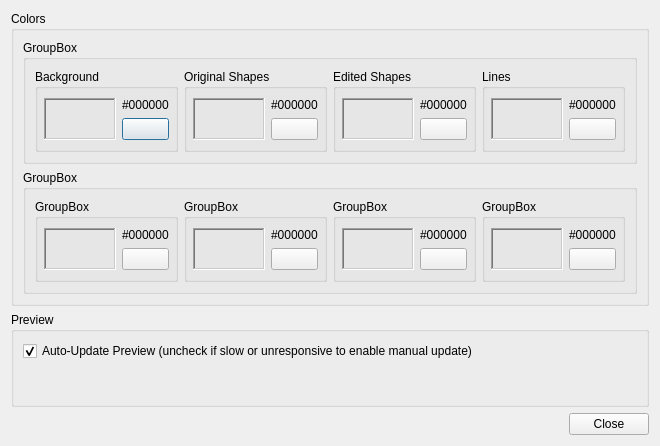
<?xml version="1.0" encoding="UTF-8"?>
<ui version="4.0">
 <class>settingsDialog</class>
 <widget class="QDialog" name="settingsDialog">
  <property name="geometry">
   <rect>
    <x>0</x>
    <y>0</y>
    <width>660</width>
    <height>446</height>
   </rect>
  </property>
  <property name="windowTitle">
   <string>Dialog</string>
  </property>
  <layout class="QVBoxLayout" name="verticalLayout_2">
   <item>
    <widget class="QGroupBox" name="colorsGroupBox">
     <property name="sizePolicy">
      <sizepolicy hsizetype="Expanding" vsizetype="Preferred">
       <horstretch>0</horstretch>
       <verstretch>0</verstretch>
      </sizepolicy>
     </property>
     <property name="minimumSize">
      <size>
       <width>400</width>
       <height>0</height>
      </size>
     </property>
     <property name="title">
      <string>Colors</string>
     </property>
     <layout class="QVBoxLayout" name="verticalLayout">
      <item>
       <widget class="QGroupBox" name="previewColorsGroupBox">
        <property name="sizePolicy">
         <sizepolicy hsizetype="Expanding" vsizetype="Preferred">
          <horstretch>0</horstretch>
          <verstretch>0</verstretch>
         </sizepolicy>
        </property>
        <property name="title">
         <string>GroupBox</string>
        </property>
        <layout class="QHBoxLayout" name="horizontalLayout_10">
         <item>
          <widget class="QGroupBox" name="groupBox_5">
           <property name="minimumSize">
            <size>
             <width>112</width>
             <height>0</height>
            </size>
           </property>
           <property name="title">
            <string>Background</string>
           </property>
           <layout class="QHBoxLayout" name="horizontalLayout_6">
            <property name="leftMargin">
             <number>6</number>
            </property>
            <property name="rightMargin">
             <number>6</number>
            </property>
            <item>
             <widget class="QFrame" name="backgroundColorFrame">
              <property name="sizePolicy">
               <sizepolicy hsizetype="Expanding" vsizetype="Preferred">
                <horstretch>0</horstretch>
                <verstretch>0</verstretch>
               </sizepolicy>
              </property>
              <property name="frameShape">
               <enum>QFrame::WinPanel</enum>
              </property>
              <property name="frameShadow">
               <enum>QFrame::Sunken</enum>
              </property>
             </widget>
            </item>
            <item>
             <layout class="QVBoxLayout" name="verticalLayout_3">
              <item>
               <widget class="QLabel" name="backgroundColorLabel">
                <property name="text">
                 <string>#000000</string>
                </property>
               </widget>
              </item>
              <item>
               <widget class="QPushButton" name="backgroundColorChooser">
                <property name="minimumSize">
                 <size>
                  <width>32</width>
                  <height>0</height>
                 </size>
                </property>
                <property name="icon">
                 <iconset resource="resources.qrc">
                  <normaloff>:/res/color_pick</normaloff>:/res/color_pick</iconset>
                </property>
               </widget>
              </item>
             </layout>
            </item>
           </layout>
          </widget>
         </item>
         <item>
          <widget class="QGroupBox" name="groupBox_6">
           <property name="minimumSize">
            <size>
             <width>112</width>
             <height>0</height>
            </size>
           </property>
           <property name="title">
            <string>Original Shapes</string>
           </property>
           <layout class="QHBoxLayout" name="horizontalLayout_7">
            <property name="leftMargin">
             <number>6</number>
            </property>
            <property name="rightMargin">
             <number>6</number>
            </property>
            <item>
             <widget class="QFrame" name="flashColorFrame">
              <property name="sizePolicy">
               <sizepolicy hsizetype="Expanding" vsizetype="Preferred">
                <horstretch>0</horstretch>
                <verstretch>0</verstretch>
               </sizepolicy>
              </property>
              <property name="frameShape">
               <enum>QFrame::WinPanel</enum>
              </property>
              <property name="frameShadow">
               <enum>QFrame::Sunken</enum>
              </property>
             </widget>
            </item>
            <item>
             <layout class="QVBoxLayout" name="verticalLayout_4">
              <item>
               <widget class="QLabel" name="flashColorLabel">
                <property name="text">
                 <string>#000000</string>
                </property>
               </widget>
              </item>
              <item>
               <widget class="QPushButton" name="flashColorChooser">
                <property name="icon">
                 <iconset resource="resources.qrc">
                  <normaloff>:/res/color_pick</normaloff>:/res/color_pick</iconset>
                </property>
               </widget>
              </item>
             </layout>
            </item>
           </layout>
          </widget>
         </item>
         <item>
          <widget class="QGroupBox" name="groupBox_7">
           <property name="minimumSize">
            <size>
             <width>112</width>
             <height>0</height>
            </size>
           </property>
           <property name="title">
            <string>Edited Shapes</string>
           </property>
           <layout class="QHBoxLayout" name="horizontalLayout_8">
            <property name="leftMargin">
             <number>6</number>
            </property>
            <property name="rightMargin">
             <number>6</number>
            </property>
            <item>
             <widget class="QFrame" name="adjustmentColorFrame">
              <property name="sizePolicy">
               <sizepolicy hsizetype="Expanding" vsizetype="Preferred">
                <horstretch>0</horstretch>
                <verstretch>0</verstretch>
               </sizepolicy>
              </property>
              <property name="frameShape">
               <enum>QFrame::WinPanel</enum>
              </property>
              <property name="frameShadow">
               <enum>QFrame::Sunken</enum>
              </property>
             </widget>
            </item>
            <item>
             <layout class="QVBoxLayout" name="verticalLayout_5">
              <item>
               <widget class="QLabel" name="adjustmentColorLabel">
                <property name="text">
                 <string>#000000</string>
                </property>
               </widget>
              </item>
              <item>
               <widget class="QPushButton" name="adjustmentColorChooser">
                <property name="icon">
                 <iconset resource="resources.qrc">
                  <normaloff>:/res/color_pick</normaloff>:/res/color_pick</iconset>
                </property>
               </widget>
              </item>
             </layout>
            </item>
           </layout>
          </widget>
         </item>
         <item>
          <widget class="QGroupBox" name="groupBox_8">
           <property name="minimumSize">
            <size>
             <width>112</width>
             <height>0</height>
            </size>
           </property>
           <property name="title">
            <string>Lines</string>
           </property>
           <layout class="QHBoxLayout" name="horizontalLayout_9">
            <property name="leftMargin">
             <number>6</number>
            </property>
            <property name="rightMargin">
             <number>6</number>
            </property>
            <item>
             <widget class="QFrame" name="lineColorFrame">
              <property name="sizePolicy">
               <sizepolicy hsizetype="Expanding" vsizetype="Preferred">
                <horstretch>0</horstretch>
                <verstretch>0</verstretch>
               </sizepolicy>
              </property>
              <property name="frameShape">
               <enum>QFrame::WinPanel</enum>
              </property>
              <property name="frameShadow">
               <enum>QFrame::Sunken</enum>
              </property>
             </widget>
            </item>
            <item>
             <layout class="QVBoxLayout" name="verticalLayout_6">
              <item>
               <widget class="QLabel" name="lineColorLabel">
                <property name="text">
                 <string>#000000</string>
                </property>
               </widget>
              </item>
              <item>
               <widget class="QPushButton" name="lineColorChooser">
                <property name="icon">
                 <iconset resource="resources.qrc">
                  <normaloff>:/res/color_pick</normaloff>:/res/color_pick</iconset>
                </property>
               </widget>
              </item>
             </layout>
            </item>
           </layout>
          </widget>
         </item>
        </layout>
       </widget>
      </item>
      <item>
       <widget class="QGroupBox" name="uiColorsGroupBox">
        <property name="sizePolicy">
         <sizepolicy hsizetype="Expanding" vsizetype="Preferred">
          <horstretch>0</horstretch>
          <verstretch>0</verstretch>
         </sizepolicy>
        </property>
        <property name="title">
         <string>GroupBox</string>
        </property>
        <layout class="QHBoxLayout" name="horizontalLayout">
         <item>
          <widget class="QGroupBox" name="groupBox">
           <property name="minimumSize">
            <size>
             <width>112</width>
             <height>0</height>
            </size>
           </property>
           <property name="title">
            <string>GroupBox</string>
           </property>
           <layout class="QHBoxLayout" name="horizontalLayout_2">
            <property name="leftMargin">
             <number>6</number>
            </property>
            <property name="rightMargin">
             <number>6</number>
            </property>
            <item>
             <widget class="QFrame" name="frame">
              <property name="sizePolicy">
               <sizepolicy hsizetype="Expanding" vsizetype="Preferred">
                <horstretch>0</horstretch>
                <verstretch>0</verstretch>
               </sizepolicy>
              </property>
              <property name="frameShape">
               <enum>QFrame::WinPanel</enum>
              </property>
              <property name="frameShadow">
               <enum>QFrame::Sunken</enum>
              </property>
             </widget>
            </item>
            <item>
             <layout class="QVBoxLayout" name="verticalLayout_7">
              <item>
               <widget class="QLabel" name="label_5">
                <property name="text">
                 <string>#000000</string>
                </property>
               </widget>
              </item>
              <item>
               <widget class="QPushButton" name="pushButton">
                <property name="icon">
                 <iconset resource="resources.qrc">
                  <normaloff>:/res/color_pick</normaloff>:/res/color_pick</iconset>
                </property>
               </widget>
              </item>
             </layout>
            </item>
           </layout>
          </widget>
         </item>
         <item>
          <widget class="QGroupBox" name="groupBox_4">
           <property name="minimumSize">
            <size>
             <width>112</width>
             <height>0</height>
            </size>
           </property>
           <property name="title">
            <string>GroupBox</string>
           </property>
           <layout class="QHBoxLayout" name="horizontalLayout_5">
            <property name="leftMargin">
             <number>6</number>
            </property>
            <property name="rightMargin">
             <number>6</number>
            </property>
            <item>
             <widget class="QFrame" name="frame_4">
              <property name="sizePolicy">
               <sizepolicy hsizetype="Expanding" vsizetype="Preferred">
                <horstretch>0</horstretch>
                <verstretch>0</verstretch>
               </sizepolicy>
              </property>
              <property name="frameShape">
               <enum>QFrame::WinPanel</enum>
              </property>
              <property name="frameShadow">
               <enum>QFrame::Sunken</enum>
              </property>
             </widget>
            </item>
            <item>
             <layout class="QVBoxLayout" name="verticalLayout_8">
              <item>
               <widget class="QLabel" name="label_6">
                <property name="text">
                 <string>#000000</string>
                </property>
               </widget>
              </item>
              <item>
               <widget class="QPushButton" name="pushButton_4">
                <property name="icon">
                 <iconset resource="resources.qrc">
                  <normaloff>:/res/color_pick</normaloff>:/res/color_pick</iconset>
                </property>
               </widget>
              </item>
             </layout>
            </item>
           </layout>
          </widget>
         </item>
         <item>
          <widget class="QGroupBox" name="groupBox_2">
           <property name="minimumSize">
            <size>
             <width>112</width>
             <height>0</height>
            </size>
           </property>
           <property name="title">
            <string>GroupBox</string>
           </property>
           <layout class="QHBoxLayout" name="horizontalLayout_3">
            <property name="leftMargin">
             <number>6</number>
            </property>
            <property name="rightMargin">
             <number>6</number>
            </property>
            <item>
             <widget class="QFrame" name="frame_2">
              <property name="sizePolicy">
               <sizepolicy hsizetype="Expanding" vsizetype="Preferred">
                <horstretch>0</horstretch>
                <verstretch>0</verstretch>
               </sizepolicy>
              </property>
              <property name="frameShape">
               <enum>QFrame::WinPanel</enum>
              </property>
              <property name="frameShadow">
               <enum>QFrame::Sunken</enum>
              </property>
             </widget>
            </item>
            <item>
             <layout class="QVBoxLayout" name="verticalLayout_9">
              <item>
               <widget class="QLabel" name="label_7">
                <property name="text">
                 <string>#000000</string>
                </property>
               </widget>
              </item>
              <item>
               <widget class="QPushButton" name="pushButton_2">
                <property name="icon">
                 <iconset resource="resources.qrc">
                  <normaloff>:/res/color_pick</normaloff>:/res/color_pick</iconset>
                </property>
               </widget>
              </item>
             </layout>
            </item>
           </layout>
          </widget>
         </item>
         <item>
          <widget class="QGroupBox" name="groupBox_3">
           <property name="minimumSize">
            <size>
             <width>112</width>
             <height>0</height>
            </size>
           </property>
           <property name="title">
            <string>GroupBox</string>
           </property>
           <layout class="QHBoxLayout" name="horizontalLayout_4">
            <property name="leftMargin">
             <number>6</number>
            </property>
            <property name="rightMargin">
             <number>6</number>
            </property>
            <item>
             <widget class="QFrame" name="frame_3">
              <property name="sizePolicy">
               <sizepolicy hsizetype="Expanding" vsizetype="Preferred">
                <horstretch>0</horstretch>
                <verstretch>0</verstretch>
               </sizepolicy>
              </property>
              <property name="frameShape">
               <enum>QFrame::WinPanel</enum>
              </property>
              <property name="frameShadow">
               <enum>QFrame::Sunken</enum>
              </property>
             </widget>
            </item>
            <item>
             <layout class="QVBoxLayout" name="verticalLayout_10">
              <item>
               <widget class="QLabel" name="label_8">
                <property name="text">
                 <string>#000000</string>
                </property>
               </widget>
              </item>
              <item>
               <widget class="QPushButton" name="pushButton_3">
                <property name="icon">
                 <iconset resource="resources.qrc">
                  <normaloff>:/res/color_pick</normaloff>:/res/color_pick</iconset>
                </property>
               </widget>
              </item>
             </layout>
            </item>
           </layout>
          </widget>
         </item>
        </layout>
       </widget>
      </item>
     </layout>
    </widget>
   </item>
   <item>
    <widget class="QGroupBox" name="autoPreviewGroupBox">
     <property name="title">
      <string>Preview</string>
     </property>
     <layout class="QFormLayout" name="formLayout">
      <item row="0" column="0">
       <widget class="QCheckBox" name="checkBox">
        <property name="text">
         <string>Auto-Update Preview (uncheck if slow or unresponsive to enable manual update)</string>
        </property>
        <property name="checked">
         <bool>true</bool>
        </property>
       </widget>
      </item>
     </layout>
    </widget>
   </item>
   <item>
    <widget class="QDialogButtonBox" name="buttonBox">
     <property name="orientation">
      <enum>Qt::Horizontal</enum>
     </property>
     <property name="standardButtons">
      <set>QDialogButtonBox::Close</set>
     </property>
    </widget>
   </item>
  </layout>
 </widget>
 <resources>
  <include location="resources.qrc"/>
 </resources>
 <connections>
  <connection>
   <sender>buttonBox</sender>
   <signal>clicked(QAbstractButton*)</signal>
   <receiver>settingsDialog</receiver>
   <slot>close()</slot>
   <hints>
    <hint type="sourcelabel">
     <x>246</x>
     <y>279</y>
    </hint>
    <hint type="destinationlabel">
     <x>246</x>
     <y>149</y>
    </hint>
   </hints>
  </connection>
 </connections>
</ui>
